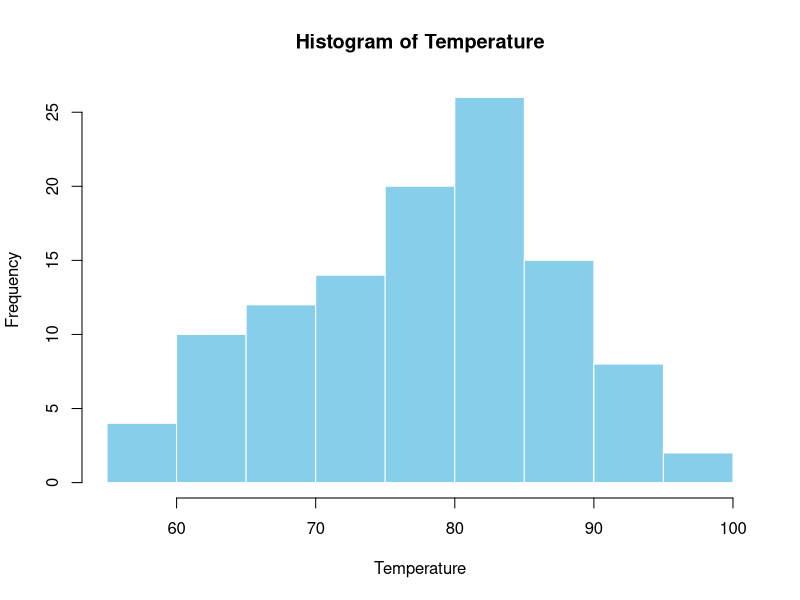
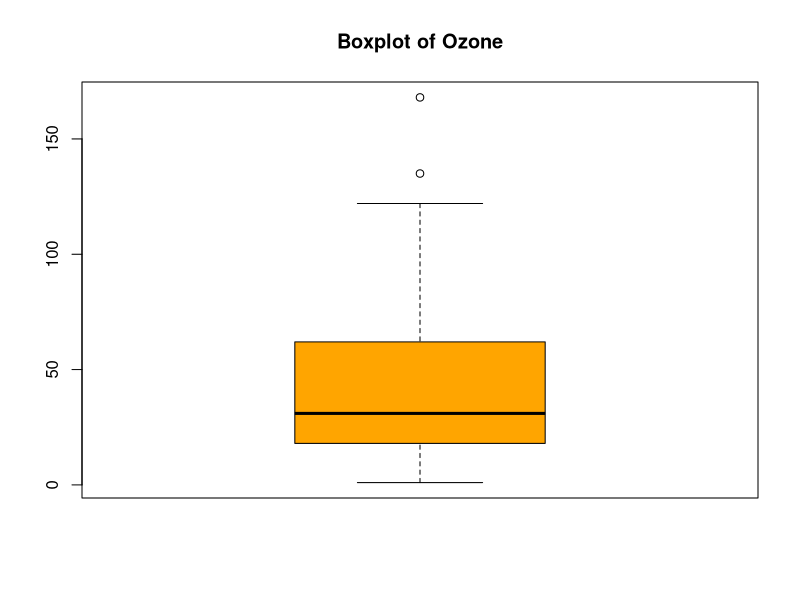
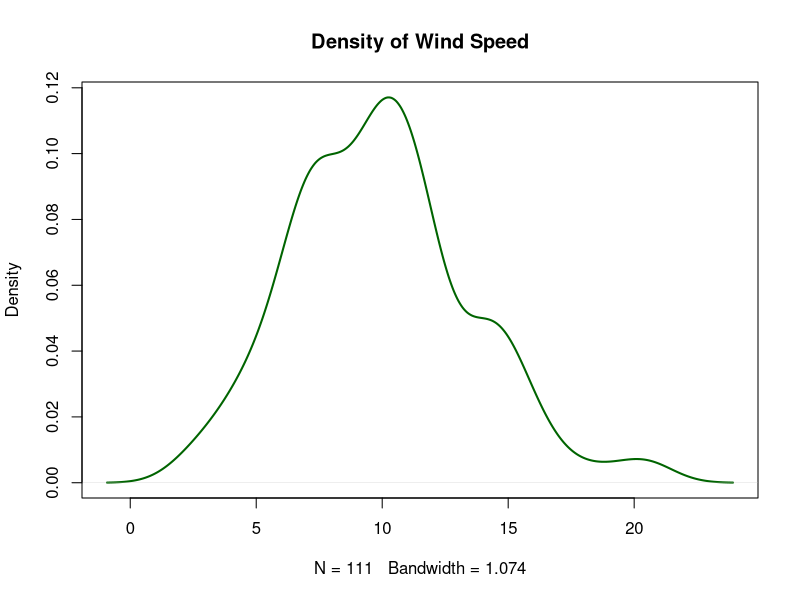
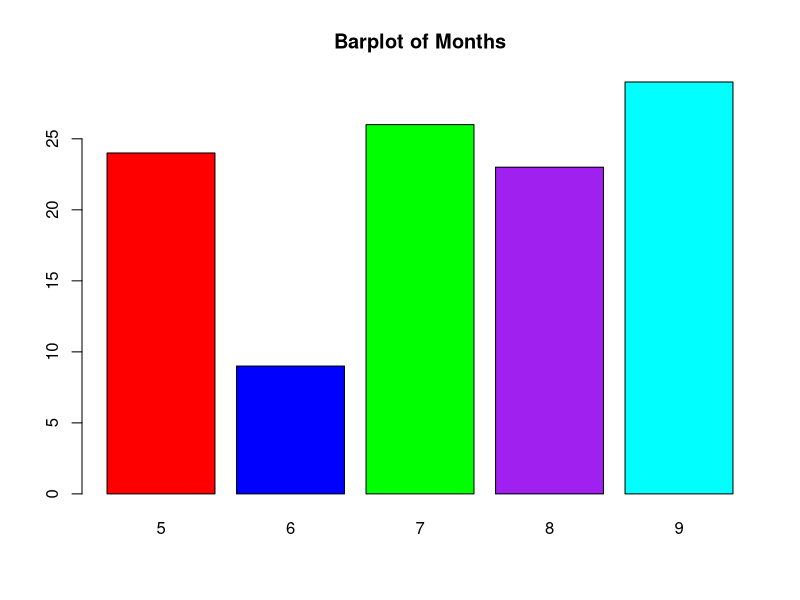
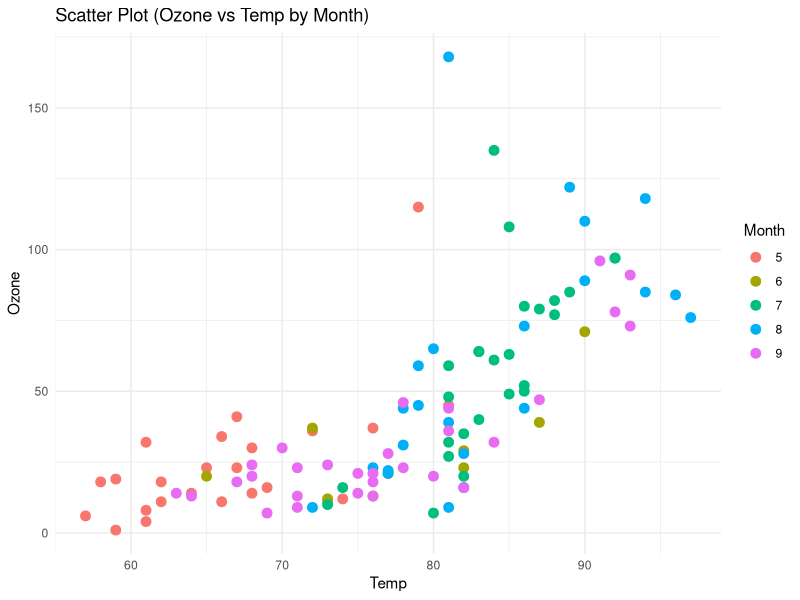

Generate these figures, in order, with R:
install.packages("ggplot2")    
library(ggplot2)        
data(airquality) 
df <- na.omit(airquality)      
hist(df$Temp, main="Histogram of Temperature", 
     col="skyblue", border="white", xlab="Temperature") 

boxplot(df$Ozone, main="Boxplot of Ozone", col="orange") 
plot(density(df$Wind), main="Density of Wind Speed", col="darkgreen", lwd=2) 
month_count <- table(df$Month) 
barplot(month_count, main="Barplot of Months", 
        col=c("red","blue","green","purple","cyan")) 
ggplot(df, aes(x=Temp, y=Ozone, color=factor(Month))) + 
  geom_point(size=3) + 
  theme_minimal() + 
  labs(title="Scatter Plot (Ozone vs Temp by Month)", color="Month") 